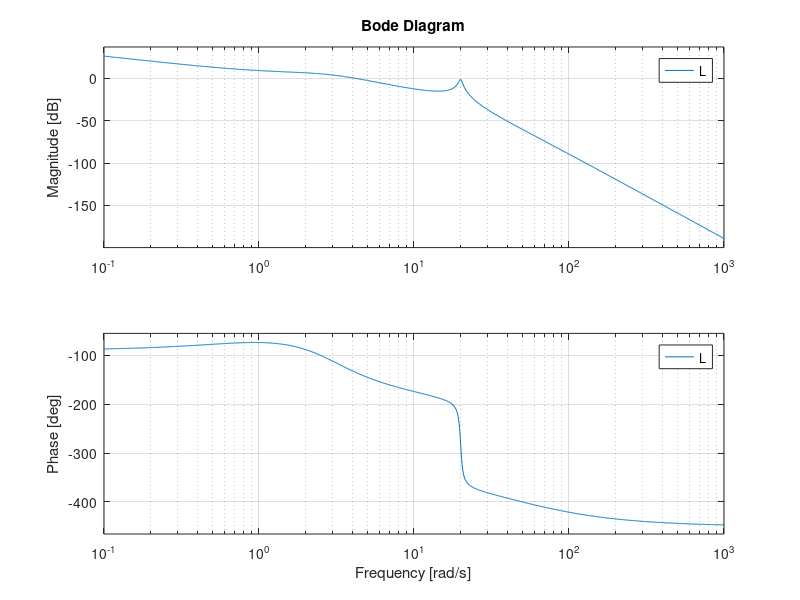
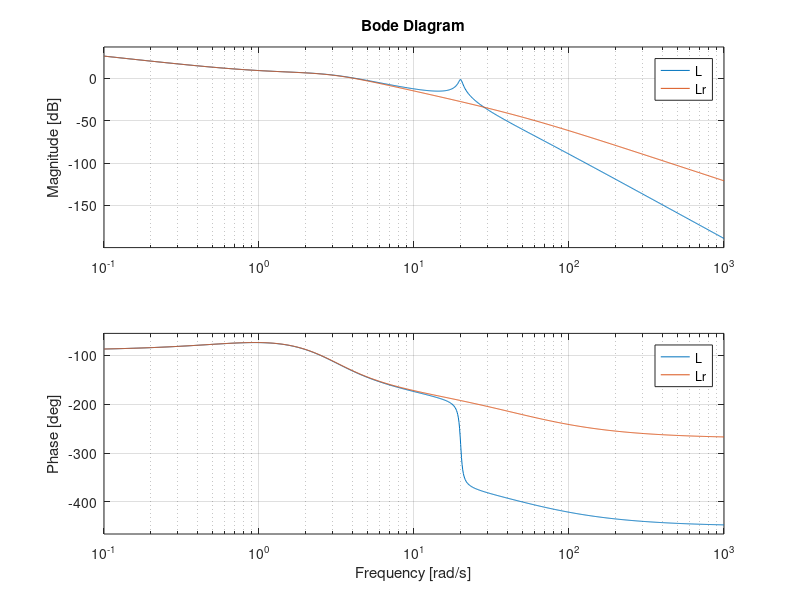

Here is the MATLAB script that generated these plots, in order: (Note: this script raises an error after producing the figures.)
% Sistemas de Control - UT05: aeronave en cabeceo con fuselaje flexible
clear; clc; close all;
s = tf('s');

K  = 1;
Ga = 50/(s+50);
Gt = 18*(s+1)/(s*(s^2+4.2*s+9));
Gf = 400/(s^2+s+400);
L  = K*Ga*Gt*Gf;
Lr = K*Ga*Gt;
T  = feedback(L,1);

%% 1. Diagrama de Bode
figure; bode(L); grid on;
Kv = dcgain(minreal(s*L))           % 1.d
t  = 0:0.01:30;
y  = lsim(T,t,t);
ess = t(end) - y(end)               % 1.e

%% 2. Resonancia estructural
zf = 0.025;
Mr = 1/(2*zf*sqrt(1-zf^2))          % 2.a
wr = 20*sqrt(1-2*zf^2)
figure; bode(L,Lr); grid on;        % 2.b
w = logspace(-2,3,5000);            % 2.c
exacta = 20*log10(abs(squeeze(freqresp(L,w))))';
asint  = 20*log10(2./w) + 20*log10(max(w,1)) - 40*log10(max(w/3,1)) ...
         - 40*log10(max(w/20,1)) - 20*log10(max(w/50,1));
[dmax,i] = max(abs(exacta-asint)); dmax, w(i)
for z = [0.0125 0.02 0.025 0.03 0.05]   % 2.d
    Gz = 400/(s^2+40*z*s+400);
    [pico,~] = getPeakGain(K*Ga*Gt*Gz,1e-4,[15 25]);
    fprintf('zeta = %.4f -> pico = %.2f dB\n', z, 20*log10(pico));
end
pico = @(z) 20*log10(getPeakGain(K*Ga*Gt*400/(s^2+40*z*s+400),1e-4,[15 25]));
z0dB = fzero(pico,[0.01 0.05])

%% 3. Margenes y ganancia critica
figure; margin(L);
[Gm,Pm,Wpc,Wgc] = margin(L)
Kc = Gm
polos_Kc = pole(feedback(Kc*Ga*Gt*Gf,1))

%% 4. Estabilidad absoluta y relativa
L2 = K*Ga*Gt*400/(s^2+0.5*s+400);   % zeta = 0.0125
figure; margin(L2);
estable = isstable(feedback(L2,1))
Tj = evalfr(T,1j*19.5);
amplitud = abs(Tj)
fase = angle(Tj)*180/pi
S_19 = abs(evalfr(feedback(1,L),1j*19.5))          % 4.d
elevador_19 = abs(evalfr(feedback(K*Ga,Gt*Gf),1j*19.5))

%% 5. Correlacion tiempo-frecuencia
zeta = Pm/100;                                     % 5.a
Mp_predicho = 100*exp(-pi*zeta/sqrt(1-zeta^2))
info = stepinfo(T); Mp_simulado = info.Overshoot
pole(T), zero(T)                                   % 5.b
K45 = fzero(@(k) margen_fase(k*Ga*Gt*Gf)-45,[0.5 1.5])   % 5.c (i)
Kv4 = 4/Kv                                         % 5.c (ii)
[pk,~] = getPeakGain(L,1e-4,[15 25]);
Kpico = 10^(-6/20)/pk                              % 5.c (iii)
figure; step(T, feedback(Lr,1), 10); grid on;

%% Opcional: Nyquist y fase no minima
figure; nyquist(L);
Lnm = K*Ga*Gf*18*(1-s)/(s*(s^2+4.2*s+9));
figure; bode(L,Lnm); grid on;
[GmN,PmN] = margin(Lnm)

function pm = margen_fase(G)
[~,pm] = margin(G);
end
